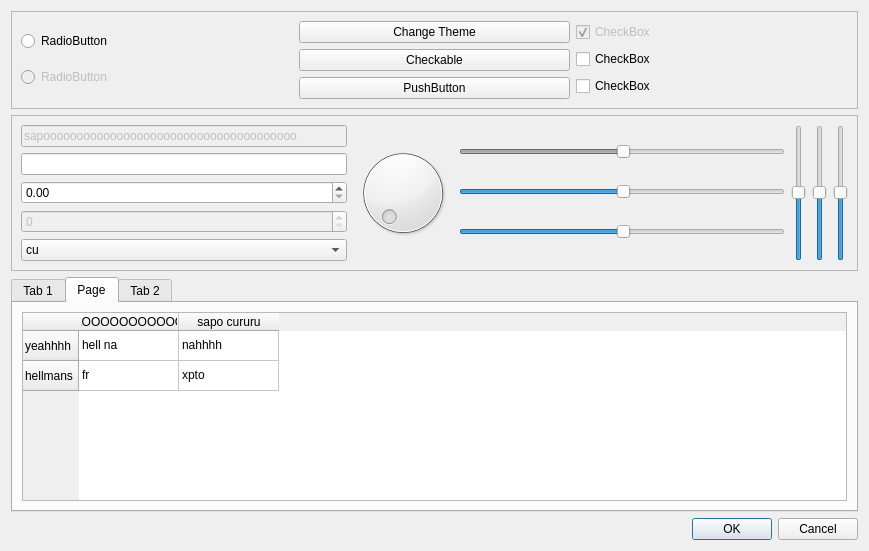
<?xml version="1.0" encoding="UTF-8"?>
<ui version="4.0">
 <class>Form</class>
 <widget class="QWidget" name="Form">
  <property name="geometry">
   <rect>
    <x>0</x>
    <y>0</y>
    <width>869</width>
    <height>551</height>
   </rect>
  </property>
  <property name="windowTitle">
   <string>Form</string>
  </property>
  <layout class="QVBoxLayout" name="verticalLayout">
   <item>
    <widget class="QFrame" name="frame">
     <property name="frameShape">
      <enum>QFrame::StyledPanel</enum>
     </property>
     <property name="frameShadow">
      <enum>QFrame::Raised</enum>
     </property>
     <layout class="QHBoxLayout" name="horizontalLayout">
      <item>
       <layout class="QVBoxLayout" name="verticalLayout_2">
        <item>
         <widget class="QRadioButton" name="radioButton">
          <property name="enabled">
           <bool>true</bool>
          </property>
          <property name="text">
           <string>RadioButton</string>
          </property>
          <property name="checkable">
           <bool>true</bool>
          </property>
          <property name="checked">
           <bool>false</bool>
          </property>
          <property name="autoExclusive">
           <bool>true</bool>
          </property>
         </widget>
        </item>
        <item>
         <widget class="QRadioButton" name="radioButton_2">
          <property name="enabled">
           <bool>false</bool>
          </property>
          <property name="text">
           <string>RadioButton</string>
          </property>
         </widget>
        </item>
       </layout>
      </item>
      <item>
       <layout class="QVBoxLayout" name="verticalLayout_5">
        <item>
         <widget class="QPushButton" name="change_theme_button">
          <property name="text">
           <string>Change Theme</string>
          </property>
          <property name="checkable">
           <bool>false</bool>
          </property>
          <property name="autoExclusive">
           <bool>false</bool>
          </property>
          <property name="default">
           <bool>false</bool>
          </property>
          <property name="flat">
           <bool>false</bool>
          </property>
          <property name="status" stdset="0">
           <string>main</string>
          </property>
         </widget>
        </item>
        <item>
         <widget class="QPushButton" name="pushButton">
          <property name="toolTip">
           <string>ESTOY LOOOOCO
LO LO LO LO 
LOCO</string>
          </property>
          <property name="text">
           <string>Checkable</string>
          </property>
          <property name="checkable">
           <bool>true</bool>
          </property>
          <property name="autoExclusive">
           <bool>false</bool>
          </property>
          <property name="status" stdset="0">
           <string>danger</string>
          </property>
         </widget>
        </item>
        <item>
         <widget class="QPushButton" name="pushButton_2">
          <property name="enabled">
           <bool>true</bool>
          </property>
          <property name="text">
           <string>PushButton</string>
          </property>
          <property name="status" stdset="0">
           <string>warning</string>
          </property>
         </widget>
        </item>
       </layout>
      </item>
      <item>
       <layout class="QVBoxLayout" name="verticalLayout_6">
        <item>
         <widget class="QCheckBox" name="checkBox_3">
          <property name="enabled">
           <bool>false</bool>
          </property>
          <property name="text">
           <string>CheckBox</string>
          </property>
          <property name="checked">
           <bool>true</bool>
          </property>
         </widget>
        </item>
        <item>
         <widget class="QCheckBox" name="checkBox_2">
          <property name="text">
           <string>CheckBox</string>
          </property>
          <property name="checked">
           <bool>false</bool>
          </property>
          <property name="autoExclusive">
           <bool>false</bool>
          </property>
          <property name="tristate">
           <bool>false</bool>
          </property>
         </widget>
        </item>
        <item>
         <widget class="QCheckBox" name="checkBox">
          <property name="text">
           <string>CheckBox</string>
          </property>
         </widget>
        </item>
       </layout>
      </item>
     </layout>
    </widget>
   </item>
   <item>
    <widget class="QFrame" name="frame_2">
     <property name="frameShape">
      <enum>QFrame::StyledPanel</enum>
     </property>
     <property name="frameShadow">
      <enum>QFrame::Plain</enum>
     </property>
     <layout class="QHBoxLayout" name="horizontalLayout_2">
      <item>
       <layout class="QVBoxLayout" name="verticalLayout_3">
        <item>
         <widget class="QLineEdit" name="lineEdit_2">
          <property name="enabled">
           <bool>false</bool>
          </property>
          <property name="text">
           <string>sapoooooooooooooooooooooooooooooooooooooo</string>
          </property>
         </widget>
        </item>
        <item>
         <widget class="QLineEdit" name="lineEdit"/>
        </item>
        <item>
         <widget class="QDoubleSpinBox" name="doubleSpinBox"/>
        </item>
        <item>
         <widget class="QSpinBox" name="spinBox">
          <property name="enabled">
           <bool>false</bool>
          </property>
         </widget>
        </item>
        <item>
         <widget class="QComboBox" name="comboBox">
          <property name="enabled">
           <bool>true</bool>
          </property>
          <item>
           <property name="text">
            <string>cu</string>
           </property>
          </item>
          <item>
           <property name="text">
            <string>anus</string>
           </property>
          </item>
         </widget>
        </item>
       </layout>
      </item>
      <item>
       <widget class="QDial" name="dial"/>
      </item>
      <item>
       <layout class="QVBoxLayout" name="verticalLayout_4">
        <item>
         <widget class="QSlider" name="horizontalSlider">
          <property name="enabled">
           <bool>false</bool>
          </property>
          <property name="value">
           <number>50</number>
          </property>
          <property name="orientation">
           <enum>Qt::Horizontal</enum>
          </property>
         </widget>
        </item>
        <item>
         <widget class="QSlider" name="horizontalSlider_3">
          <property name="value">
           <number>50</number>
          </property>
          <property name="orientation">
           <enum>Qt::Horizontal</enum>
          </property>
         </widget>
        </item>
        <item>
         <widget class="QSlider" name="horizontalSlider_2">
          <property name="value">
           <number>50</number>
          </property>
          <property name="orientation">
           <enum>Qt::Horizontal</enum>
          </property>
         </widget>
        </item>
       </layout>
      </item>
      <item>
       <layout class="QHBoxLayout" name="horizontalLayout_3">
        <item>
         <widget class="QSlider" name="verticalSlider_2">
          <property name="value">
           <number>50</number>
          </property>
          <property name="orientation">
           <enum>Qt::Vertical</enum>
          </property>
         </widget>
        </item>
        <item>
         <widget class="QSlider" name="verticalSlider_3">
          <property name="value">
           <number>50</number>
          </property>
          <property name="orientation">
           <enum>Qt::Vertical</enum>
          </property>
         </widget>
        </item>
        <item>
         <widget class="QSlider" name="verticalSlider">
          <property name="value">
           <number>50</number>
          </property>
          <property name="orientation">
           <enum>Qt::Vertical</enum>
          </property>
         </widget>
        </item>
       </layout>
      </item>
     </layout>
    </widget>
   </item>
   <item>
    <widget class="QTabWidget" name="tabWidget">
     <property name="currentIndex">
      <number>1</number>
     </property>
     <widget class="QWidget" name="tab">
      <attribute name="title">
       <string>Tab 1</string>
      </attribute>
      <layout class="QHBoxLayout" name="horizontalLayout_4">
       <item>
        <widget class="QProgressBar" name="progressBar">
         <property name="value">
          <number>24</number>
         </property>
        </widget>
       </item>
      </layout>
     </widget>
     <widget class="QWidget" name="tab_3">
      <attribute name="title">
       <string>Page</string>
      </attribute>
      <layout class="QHBoxLayout" name="horizontalLayout_6">
       <item>
        <widget class="QTableWidget" name="tableWidget">
         <property name="frameShape">
          <enum>QFrame::StyledPanel</enum>
         </property>
         <property name="frameShadow">
          <enum>QFrame::Plain</enum>
         </property>
         <row>
          <property name="text">
           <string>yeahhhh</string>
          </property>
         </row>
         <row>
          <property name="text">
           <string>hellmans</string>
          </property>
         </row>
         <column>
          <property name="text">
           <string>AOOOOOOOOOOO</string>
          </property>
         </column>
         <column>
          <property name="text">
           <string>sapo cururu</string>
          </property>
         </column>
         <item row="0" column="0">
          <property name="text">
           <string>hell na</string>
          </property>
         </item>
         <item row="0" column="1">
          <property name="text">
           <string>nahhhh</string>
          </property>
         </item>
         <item row="1" column="0">
          <property name="text">
           <string>fr</string>
          </property>
         </item>
         <item row="1" column="1">
          <property name="text">
           <string>xpto</string>
          </property>
         </item>
        </widget>
       </item>
      </layout>
     </widget>
     <widget class="QWidget" name="tab_2">
      <attribute name="title">
       <string>Tab 2</string>
      </attribute>
      <layout class="QHBoxLayout" name="horizontalLayout_5">
       <item>
        <widget class="CommonRenderWidget" name="render_widget" native="true"/>
       </item>
      </layout>
     </widget>
    </widget>
   </item>
   <item>
    <widget class="QDialogButtonBox" name="buttonBox">
     <property name="enabled">
      <bool>true</bool>
     </property>
     <property name="standardButtons">
      <set>QDialogButtonBox::Cancel|QDialogButtonBox::Ok</set>
     </property>
     <property name="danger" stdset="0">
      <bool>true</bool>
     </property>
    </widget>
   </item>
  </layout>
 </widget>
 <customwidgets>
  <customwidget>
   <class>CommonRenderWidget</class>
   <extends>QWidget</extends>
   <header>molde.render_widgets.common_render_widget</header>
   <container>1</container>
  </customwidget>
 </customwidgets>
 <resources/>
 <connections/>
</ui>
